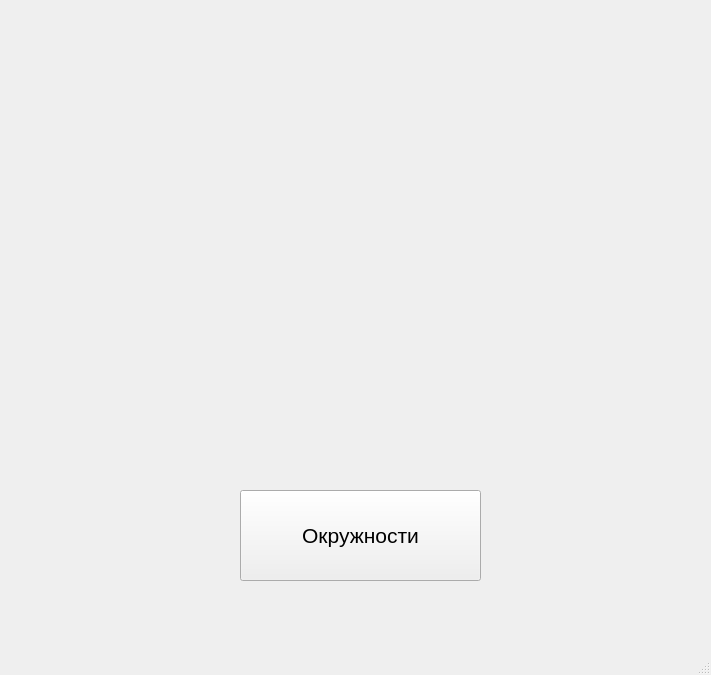
<?xml version="1.0" encoding="UTF-8"?>
<ui version="4.0">
 <class>MainWindow</class>
 <widget class="QMainWindow" name="MainWindow">
  <property name="geometry">
   <rect>
    <x>0</x>
    <y>0</y>
    <width>711</width>
    <height>675</height>
   </rect>
  </property>
  <property name="font">
   <font>
    <pointsize>16</pointsize>
   </font>
  </property>
  <property name="windowTitle">
   <string>MainWindow</string>
  </property>
  <widget class="QWidget" name="centralwidget">
   <widget class="QPushButton" name="pushButton">
    <property name="geometry">
     <rect>
      <x>240</x>
      <y>490</y>
      <width>241</width>
      <height>91</height>
     </rect>
    </property>
    <property name="text">
     <string>Окружности</string>
    </property>
   </widget>
  </widget>
  <widget class="QMenuBar" name="menubar">
   <property name="geometry">
    <rect>
     <x>0</x>
     <y>0</y>
     <width>711</width>
     <height>36</height>
    </rect>
   </property>
  </widget>
  <widget class="QStatusBar" name="statusbar"/>
 </widget>
 <resources/>
 <connections/>
</ui>
